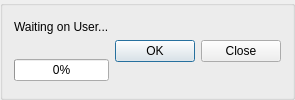
    <widget class="QGroupBox" name="groupBox">
     <property name="sizePolicy">
      <sizepolicy hsizetype="Expanding" vsizetype="Preferred">
       <horstretch>0</horstretch>
       <verstretch>0</verstretch>
      </sizepolicy>
     </property>
     <property name="minimumSize">
      <size>
       <width>0</width>
       <height>45</height>
      </size>
     </property>
     <property name="title">
      <string/>
     </property>
     <layout class="QHBoxLayout" name="horizontalLayout_3">
      <item>
       <layout class="QVBoxLayout" name="verticalLayout_20">
        <item>
         <widget class="QLabel" name="progressText">
          <property name="sizePolicy">
           <sizepolicy hsizetype="Preferred" vsizetype="Fixed">
            <horstretch>0</horstretch>
            <verstretch>0</verstretch>
           </sizepolicy>
          </property>
          <property name="minimumSize">
           <size>
            <width>0</width>
            <height>30</height>
           </size>
          </property>
          <property name="maximumSize">
           <size>
            <width>16777215</width>
            <height>30</height>
           </size>
          </property>
          <property name="text">
           <string>Waiting on User...</string>
          </property>
          <property name="alignment">
           <set>Qt::AlignLeading|Qt::AlignLeft|Qt::AlignTop</set>
          </property>
         </widget>
        </item>
        <item>
         <widget class="QProgressBar" name="progressBar">
          <property name="value">
           <number>0</number>
          </property>
         </widget>
        </item>
       </layout>
      </item>
      <item>
       <widget class="QDialogButtonBox" name="buttonBox">
        <property name="enabled">
         <bool>true</bool>
        </property>
        <property name="sizePolicy">
         <sizepolicy hsizetype="Fixed" vsizetype="Fixed">
          <horstretch>0</horstretch>
          <verstretch>0</verstretch>
         </sizepolicy>
        </property>
        <property name="layoutDirection">
         <enum>Qt::LeftToRight</enum>
        </property>
        <property name="autoFillBackground">
         <bool>false</bool>
        </property>
        <property name="orientation">
         <enum>Qt::Horizontal</enum>
        </property>
        <property name="standardButtons">
         <set>QDialogButtonBox::Close|QDialogButtonBox::Ok</set>
        </property>
        <property name="centerButtons">
         <bool>false</bool>
        </property>
       </widget>
      </item>
     </layout>
    </widget>
